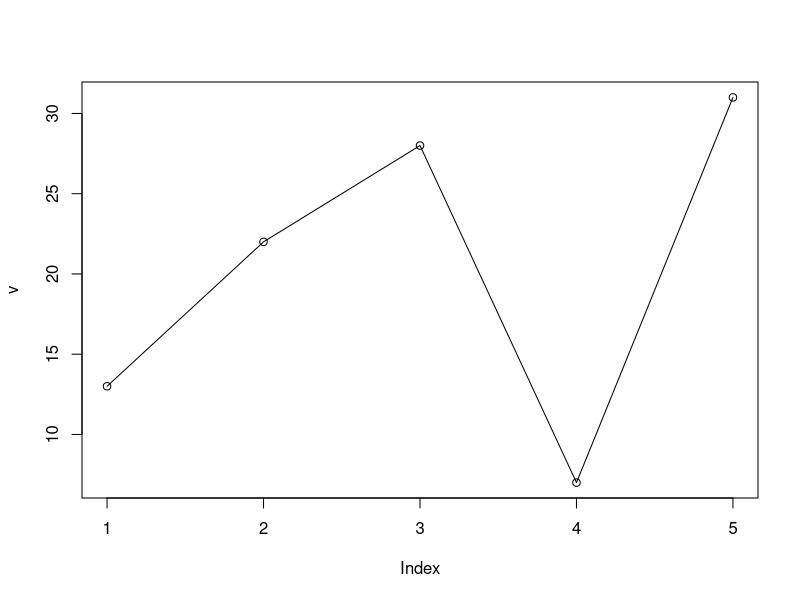

The R source for this figure:
v <- c(13,22,28,7,31)
# Giving a name to the chart file.
png(file = "line_graph.jpg")
# Plotting the bar chart.
plot(v,type = "o")
dev.off()